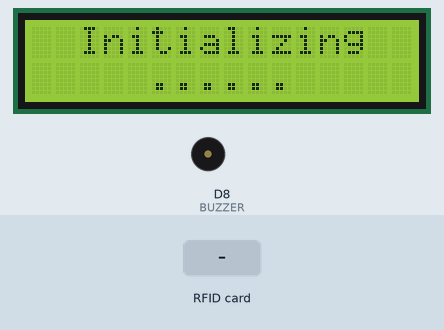
The sketch below on a simulated ESP8266 (NodeMCU). Parts: 16×2 character LCD, buzzer (waves = sounding, pin HIGH). Inputs (shaded band) come from the test bench. WiFi joins after 1.5 s; servers stay silent unless stated; uploads are accepted with an empty reply; what the sketch prints to the serial monitor is not drawn.

Above: at 2.6 s.
At 5.8 s:
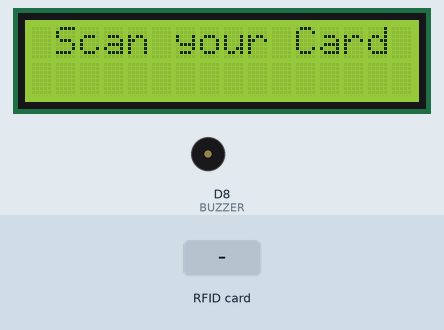
5.9 s: RFID card 12 34 56 78 held to the reader
At 7.2 s:
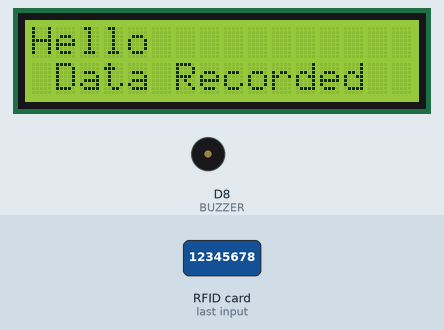
8.9 s: RFID card 5E 7A 19 C4 held to the reader
At 9.26 s:
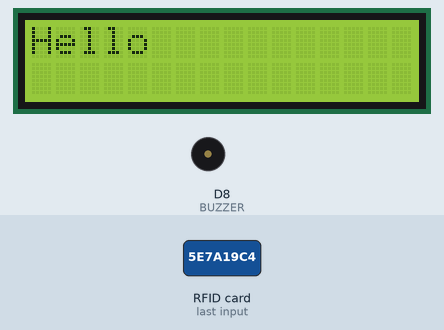
11.9 s: RFID card 12 34 56 78 held to the reader
At 12.05 s:
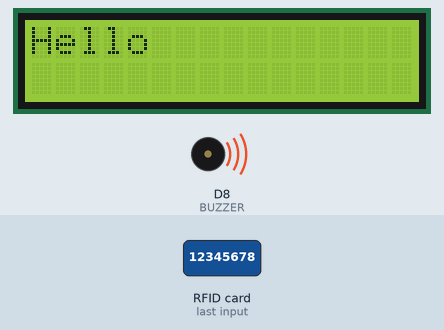
Timing chart, 0 to 14.9 s (numbered marks = the images above; inputs shaded):
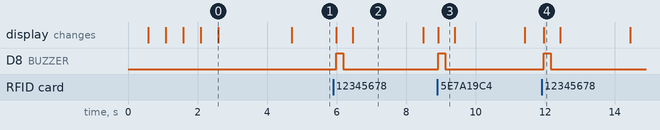

The sketch:

RFID_Attendance_GoogleSheets.ino
```cpp
#include <SPI.h>
#include <MFRC522.h>
#include <Arduino.h>
#include <ESP8266WiFi.h>
#include <ESP8266HTTPClient.h>
#include <WiFiClient.h>
#include <WiFiClientSecureBearSSL.h>
#include <Wire.h>
#include <LiquidCrystal_PCF8574.h>
//-----------------------------------------
#define RST_PIN  D3
#define SS_PIN   D4
#define BUZZER   D8
//-----------------------------------------
MFRC522 mfrc522(SS_PIN, RST_PIN);
MFRC522::MIFARE_Key key;
MFRC522::StatusCode status;
//-----------------------------------------
int blockNum = 4;
byte bufferLen = 18;
byte readBlockData[18];
//-----------------------------------------
String card_holder_name;
const String sheet_url = "https://script.google.com/macros/s/AKfycbyhn-j8AvFUooVuRRiZaMo4nu0drUI5M-UdssvwVbrNO12ujRxdnZSJhVnRRqWKtUxmvQ/exec?name=";  //Enter Google Script URL

//-----------------------------------------
#define WIFI_SSID "qwerty"  //Enter WiFi Name
#define WIFI_PASSWORD "12345678"  //Enter WiFi Password
//-----------------------------------------

// Initialize the LCD display with PCF8574 library
LiquidCrystal_PCF8574 lcd(0x27); // Change to 0x27 if 0x3F doesn't work

/****************************************************************************************************
 * setup() function
 ****************************************************************************************************/
void setup()
{
  //--------------------------------------------------
  Serial.begin(9600);

  // Initialize the LCD
  lcd.begin(16, 2);
  lcd.setBacklight(255);
  lcd.clear();
  lcd.setCursor(0, 0);
  lcd.print("  Initializing  ");
  for (int a = 5; a <= 10; a++) {
    lcd.setCursor(a, 1);
    lcd.print(".");
    delay(500);
  }

  //--------------------------------------------------
  // WiFi Connectivity
  Serial.println();
  Serial.print("Connecting to AP");
  WiFi.begin(WIFI_SSID, WIFI_PASSWORD);
  while (WiFi.status() != WL_CONNECTED){
    Serial.print(".");
    delay(200);
  }
  Serial.println("");
  Serial.println("WiFi connected.");
  Serial.println("IP address: ");
  Serial.println(WiFi.localIP());
  Serial.println();
  //--------------------------------------------------
  pinMode(BUZZER, OUTPUT);
  SPI.begin();
}

/****************************************************************************************************
 * loop() function
 ****************************************************************************************************/
void loop()
{
  lcd.clear();
  lcd.setCursor(0, 0);
  lcd.print(" Scan your Card ");
  mfrc522.PCD_Init();
  if (!mfrc522.PICC_IsNewCardPresent()) {return;}
  if (!mfrc522.PICC_ReadCardSerial()) {return;}

  Serial.println(F("Reading last data from RFID..."));
  ReadDataFromBlock(blockNum, readBlockData);

  Serial.println();
  Serial.print(F("Last data in RFID:"));
  for (int j = 0; j < 16; j++) {
    Serial.write(readBlockData[j]);
  }

  lcd.clear();
  lcd.setCursor(0, 0);
  lcd.print("Hello ");
  lcd.print(String((char*)readBlockData));

  digitalWrite(BUZZER, HIGH);
  delay(200);
  digitalWrite(BUZZER, LOW);

  if (WiFi.status() == WL_CONNECTED) {
    std::unique_ptr<BearSSL::WiFiClientSecure> client(new BearSSL::WiFiClientSecure);
    client->setInsecure();
    card_holder_name = sheet_url + String((char*)readBlockData);
    card_holder_name.trim();
    Serial.println(card_holder_name);

    HTTPClient https;
    if (https.begin(*client, card_holder_name)) {
      int httpCode = https.GET();
      if (httpCode > 0) {
        Serial.printf("[HTTPS] GET... code: %d\n", httpCode);
        lcd.setCursor(0, 1);
        lcd.print(" Data Recorded ");
        delay(2000);
      } else {
        Serial.printf("[HTTPS] GET... failed, error: %s\n", https.errorToString(httpCode).c_str());
      }
      https.end();
    } else {
      Serial.printf("[HTTPS] Unable to connect\n");
    }
  }
}

/****************************************************************************************************
 * ReadDataFromBlock() function
 ****************************************************************************************************/
void ReadDataFromBlock(int blockNum, byte readBlockData[])
{
  for (byte i = 0; i < 6; i++) {
    key.keyByte[i] = 0xFF;
  }
  status = mfrc522.PCD_Authenticate(MFRC522::PICC_CMD_MF_AUTH_KEY_A, blockNum, &key, &(mfrc522.uid));
  if (status != MFRC522::STATUS_OK){
     Serial.print("Authentication failed for Read: ");
     Serial.println(mfrc522.GetStatusCodeName(status));
     return;
  }
  status = mfrc522.MIFARE_Read(blockNum, readBlockData, &bufferLen);
  if (status != MFRC522::STATUS_OK) {
    Serial.print("Reading failed: ");
    Serial.println(mfrc522.GetStatusCodeName(status));
  }
}
```

Measured:
- after the input at 5.9 s, D8 (BUZZER): LOW → HIGH after 0.09 s, → LOW 0.20 s later; the display: first changes after 0.09 s (image 2 shows a later state)
- after the input at 8.9 s, D8 (BUZZER): LOW → HIGH at once, → LOW 0.20 s later; the display: changes at once (image 3)
- after the input at 11.9 s, D8 (BUZZER): LOW → HIGH after 0.05 s, → LOW 0.20 s later; the display: changes after 0.05 s (image 4)
- what the display in image 0 shows lasts 2.1 s, from 2.6 s to 4.7 s
- what the display in image 2 shows lasts 2.0 s, from 6.5 s to 8.5 s
- what the display in image 3 shows lasts 0.5 s, from 8.9 s to 9.4 s
